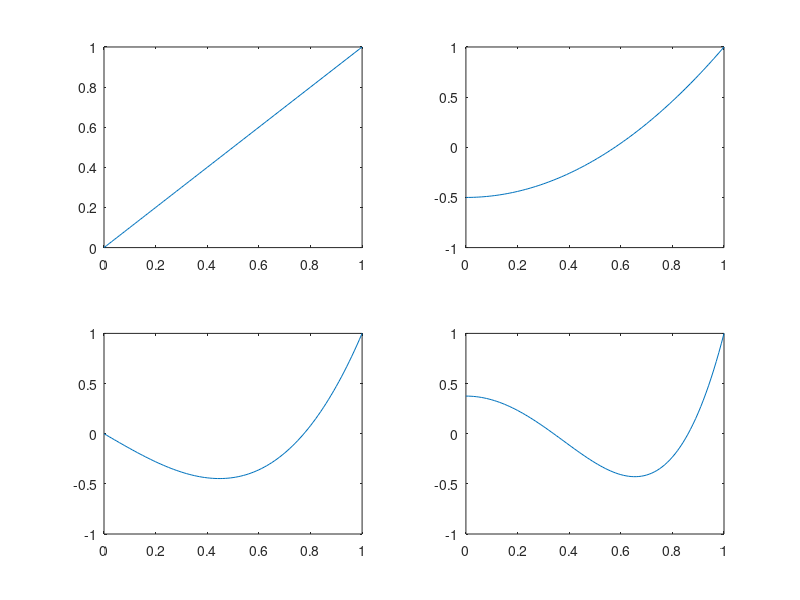

Write MATLAB code to recreate this figure.
# The first 4 Legendre polynomials are given by:
# l1(x) = x
# l2(x) = 3/2 x^2 - 1/2
# l3(x) = 5/2 x^3 - 3/2 x
# l4(x) = 35/8 x^4 - 15/4 x^2 + 3/8
# x belongs to [0,1]
# Divide the display in 4 parts and plot in each part the Legendre polynomial l1, i = 1, ..., 4

x = 0 : 0.01 : 1

subplot(2,2,1)
l1 = x;
plot(x, l1);

subplot(2,2,2)
l2 = 3/2 * x.^2 - 1/2;
plot(x, l2);

subplot(2,2,3)
l3 = 5/2 * x.^3 - 3/2.*x;
plot(x, l3);

subplot(2,2,4)
l4 = 35/8 * x.^4 - 15/4 * x.^2 + 3/8;
plot(x,l4);
